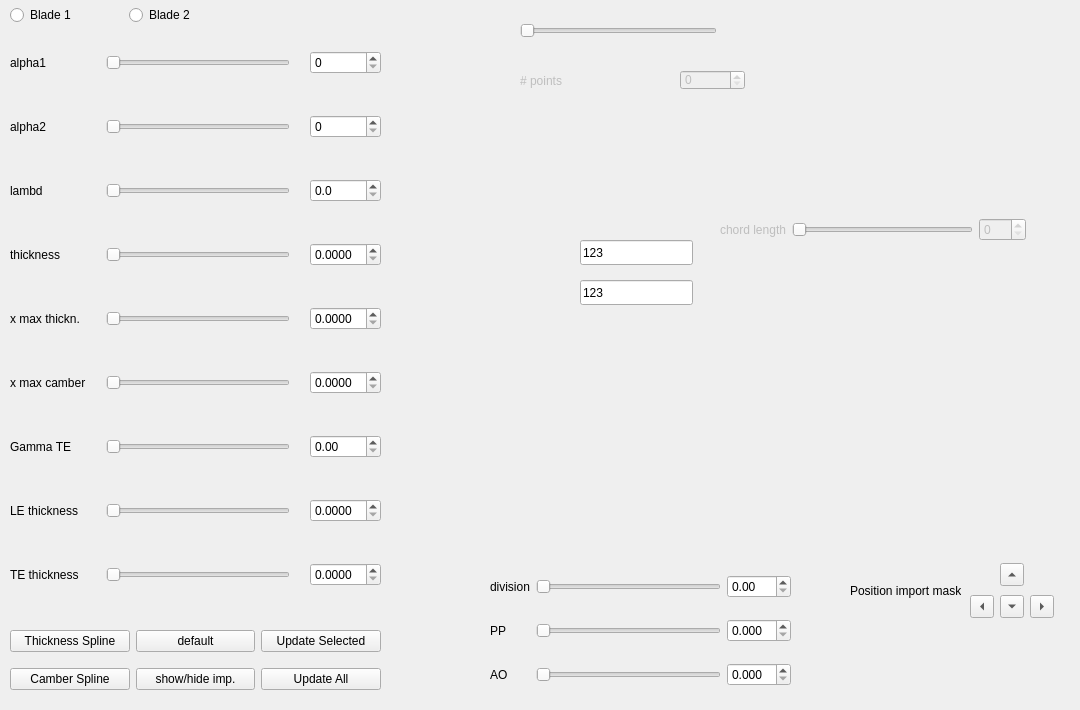
    <widget class="QWidget" name="tab_bladedesign">
     <attribute name="title">
      <string>Tab 1</string>
     </attribute>
     <widget class="QWidget" name="horizontalLayoutWidget_2">
      <property name="geometry">
       <rect>
        <x>10</x>
        <y>0</y>
        <width>232</width>
        <height>31</height>
       </rect>
      </property>
      <layout class="QHBoxLayout" name="horizontalLayout_3">
       <item>
        <widget class="QRadioButton" name="radio_blade1">
         <property name="text">
          <string>Blade 1</string>
         </property>
        </widget>
       </item>
       <item>
        <widget class="QRadioButton" name="radio_blade2">
         <property name="text">
          <string>Blade 2</string>
         </property>
        </widget>
       </item>
      </layout>
     </widget>
     <widget class="QWidget" name="gridLayoutWidget">
      <property name="geometry">
       <rect>
        <x>10</x>
        <y>40</y>
        <width>371</width>
        <height>562</height>
       </rect>
      </property>
      <layout class="QGridLayout" name="gridLayout_2">
       <property name="horizontalSpacing">
        <number>20</number>
       </property>
       <property name="verticalSpacing">
        <number>30</number>
       </property>
       <item row="0" column="2">
        <widget class="QDoubleSpinBox" name="val_alpha1">
         <property name="enabled">
          <bool>true</bool>
         </property>
         <property name="decimals">
          <number>0</number>
         </property>
         <property name="singleStep">
          <double>0.000000000000000</double>
         </property>
        </widget>
       </item>
       <item row="3" column="2">
        <widget class="QDoubleSpinBox" name="val_th">
         <property name="enabled">
          <bool>true</bool>
         </property>
         <property name="decimals">
          <number>4</number>
         </property>
         <property name="singleStep">
          <double>0.000000000000000</double>
         </property>
        </widget>
       </item>
       <item row="0" column="0">
        <widget class="QLabel" name="label">
         <property name="text">
          <string>alpha1</string>
         </property>
        </widget>
       </item>
       <item row="5" column="0">
        <widget class="QLabel" name="label_7">
         <property name="text">
          <string>x max camber</string>
         </property>
        </widget>
       </item>
       <item row="2" column="0">
        <widget class="QLabel" name="label_4">
         <property name="text">
          <string>lambd</string>
         </property>
        </widget>
       </item>
       <item row="3" column="0">
        <widget class="QLabel" name="label_5">
         <property name="text">
          <string>thickness</string>
         </property>
        </widget>
       </item>
       <item row="4" column="1">
        <widget class="QSlider" name="slider_xmax_th">
         <property name="orientation">
          <enum>Qt::Horizontal</enum>
         </property>
        </widget>
       </item>
       <item row="8" column="0">
        <widget class="QLabel" name="label_10">
         <property name="text">
          <string>TE thickness</string>
         </property>
        </widget>
       </item>
       <item row="7" column="2">
        <widget class="QDoubleSpinBox" name="val_thle">
         <property name="enabled">
          <bool>true</bool>
         </property>
         <property name="decimals">
          <number>4</number>
         </property>
         <property name="singleStep">
          <double>0.000000000000000</double>
         </property>
        </widget>
       </item>
       <item row="3" column="1">
        <widget class="QSlider" name="slider_th">
         <property name="orientation">
          <enum>Qt::Horizontal</enum>
         </property>
        </widget>
       </item>
       <item row="5" column="2">
        <widget class="QDoubleSpinBox" name="val_xmax_camber">
         <property name="enabled">
          <bool>true</bool>
         </property>
         <property name="decimals">
          <number>4</number>
         </property>
         <property name="singleStep">
          <double>0.000000000000000</double>
         </property>
        </widget>
       </item>
       <item row="4" column="2">
        <widget class="QDoubleSpinBox" name="val_xmax_th">
         <property name="enabled">
          <bool>true</bool>
         </property>
         <property name="decimals">
          <number>4</number>
         </property>
         <property name="singleStep">
          <double>0.000000000000000</double>
         </property>
        </widget>
       </item>
       <item row="7" column="0">
        <widget class="QLabel" name="label_9">
         <property name="text">
          <string>LE thickness</string>
         </property>
        </widget>
       </item>
       <item row="7" column="1">
        <widget class="QSlider" name="slider_thle">
         <property name="orientation">
          <enum>Qt::Horizontal</enum>
         </property>
        </widget>
       </item>
       <item row="2" column="2">
        <widget class="QDoubleSpinBox" name="val_lambd">
         <property name="enabled">
          <bool>true</bool>
         </property>
         <property name="decimals">
          <number>1</number>
         </property>
         <property name="singleStep">
          <double>0.000000000000000</double>
         </property>
        </widget>
       </item>
       <item row="1" column="2">
        <widget class="QDoubleSpinBox" name="val_alpha2">
         <property name="enabled">
          <bool>true</bool>
         </property>
         <property name="decimals">
          <number>0</number>
         </property>
         <property name="singleStep">
          <double>0.000000000000000</double>
         </property>
        </widget>
       </item>
       <item row="2" column="1">
        <widget class="QSlider" name="slider_lambd">
         <property name="orientation">
          <enum>Qt::Horizontal</enum>
         </property>
        </widget>
       </item>
       <item row="8" column="1">
        <widget class="QSlider" name="slider_thte">
         <property name="orientation">
          <enum>Qt::Horizontal</enum>
         </property>
        </widget>
       </item>
       <item row="4" column="0">
        <widget class="QLabel" name="label_6">
         <property name="text">
          <string>x max thickn.</string>
         </property>
        </widget>
       </item>
       <item row="0" column="1">
        <widget class="QSlider" name="slider_alpha1">
         <property name="orientation">
          <enum>Qt::Horizontal</enum>
         </property>
        </widget>
       </item>
       <item row="5" column="1">
        <widget class="QSlider" name="slider_xmax_camber">
         <property name="orientation">
          <enum>Qt::Horizontal</enum>
         </property>
        </widget>
       </item>
       <item row="1" column="1">
        <widget class="QSlider" name="slider_alpha2">
         <property name="orientation">
          <enum>Qt::Horizontal</enum>
         </property>
        </widget>
       </item>
       <item row="8" column="2">
        <widget class="QDoubleSpinBox" name="val_thte">
         <property name="enabled">
          <bool>true</bool>
         </property>
         <property name="decimals">
          <number>4</number>
         </property>
         <property name="singleStep">
          <double>0.000000000000000</double>
         </property>
        </widget>
       </item>
       <item row="1" column="0">
        <widget class="QLabel" name="label_3">
         <property name="text">
          <string>alpha2</string>
         </property>
        </widget>
       </item>
       <item row="6" column="0">
        <widget class="QLabel" name="label_19">
         <property name="text">
          <string>Gamma TE</string>
         </property>
        </widget>
       </item>
       <item row="6" column="1">
        <widget class="QSlider" name="slider_gamma_te">
         <property name="orientation">
          <enum>Qt::Horizontal</enum>
         </property>
        </widget>
       </item>
       <item row="6" column="2">
        <widget class="QDoubleSpinBox" name="val_gamma_te">
         <property name="enabled">
          <bool>true</bool>
         </property>
         <property name="decimals">
          <number>2</number>
         </property>
         <property name="singleStep">
          <double>0.000000000000000</double>
         </property>
        </widget>
       </item>
      </layout>
     </widget>
     <widget class="QWidget" name="layoutWidget_2">
      <property name="geometry">
       <rect>
        <x>970</x>
        <y>560</y>
        <width>86</width>
        <height>61</height>
       </rect>
      </property>
      <layout class="QGridLayout" name="gridP2_3">
       <item row="1" column="2">
        <widget class="QToolButton" name="btn_in_right">
         <property name="text">
          <string/>
         </property>
         <property name="arrowType">
          <enum>Qt::RightArrow</enum>
         </property>
        </widget>
       </item>
       <item row="0" column="1">
        <widget class="QToolButton" name="btn_in_up">
         <property name="text">
          <string/>
         </property>
         <property name="arrowType">
          <enum>Qt::UpArrow</enum>
         </property>
        </widget>
       </item>
       <item row="1" column="0">
        <widget class="QToolButton" name="btn_in_left">
         <property name="text">
          <string/>
         </property>
         <property name="arrowType">
          <enum>Qt::LeftArrow</enum>
         </property>
        </widget>
       </item>
       <item row="1" column="1">
        <widget class="QToolButton" name="btn_in_down">
         <property name="text">
          <string/>
         </property>
         <property name="arrowType">
          <enum>Qt::DownArrow</enum>
         </property>
        </widget>
       </item>
      </layout>
     </widget>
     <widget class="QLabel" name="label_pos_in">
      <property name="geometry">
       <rect>
        <x>850</x>
        <y>570</y>
        <width>111</width>
        <height>41</height>
       </rect>
      </property>
      <property name="text">
       <string>Position import mask</string>
      </property>
     </widget>
     <widget class="QWidget" name="gridLayoutWidget_3">
      <property name="geometry">
       <rect>
        <x>10</x>
        <y>620</y>
        <width>371</width>
        <height>80</height>
       </rect>
      </property>
      <layout class="QGridLayout" name="gridLayout_3">
       <item row="0" column="1">
        <widget class="QPushButton" name="btn_default">
         <property name="text">
          <string>default</string>
         </property>
        </widget>
       </item>
       <item row="0" column="2">
        <widget class="QPushButton" name="btn_update_sel">
         <property name="text">
          <string>Update Selected</string>
         </property>
         <property name="shortcut">
          <string>Ctrl+Shift+R</string>
         </property>
        </widget>
       </item>
       <item row="0" column="0">
        <widget class="QPushButton" name="btn_spline_th">
         <property name="enabled">
          <bool>true</bool>
         </property>
         <property name="text">
          <string>Thickness Spline</string>
         </property>
        </widget>
       </item>
       <item row="1" column="0">
        <widget class="QPushButton" name="btn_spline_camber">
         <property name="text">
          <string>Camber Spline</string>
         </property>
        </widget>
       </item>
       <item row="1" column="2">
        <widget class="QPushButton" name="btn_update_all">
         <property name="text">
          <string>Update All</string>
         </property>
         <property name="shortcut">
          <string>Ctrl+R</string>
         </property>
        </widget>
       </item>
       <item row="1" column="1">
        <widget class="QPushButton" name="btn_hide_import">
         <property name="text">
          <string>show/hide imp.</string>
         </property>
        </widget>
       </item>
      </layout>
     </widget>
     <widget class="QWidget" name="fig_widget" native="true">
      <property name="geometry">
       <rect>
        <x>490</x>
        <y>0</y>
        <width>581</width>
        <height>551</height>
       </rect>
      </property>
      <widget class="QLineEdit" name="returned_values">
       <property name="geometry">
        <rect>
         <x>90</x>
         <y>240</y>
         <width>113</width>
         <height>25</height>
        </rect>
       </property>
       <property name="text">
        <string>123</string>
       </property>
      </widget>
      <widget class="QWidget" name="horizontalLayoutWidget">
       <property name="geometry">
        <rect>
         <x>230</x>
         <y>190</y>
         <width>306</width>
         <height>80</height>
        </rect>
       </property>
       <layout class="QHBoxLayout" name="horizontalLayout_2">
        <item>
         <widget class="QLabel" name="label_8">
          <property name="enabled">
           <bool>false</bool>
          </property>
          <property name="text">
           <string>chord length</string>
          </property>
         </widget>
        </item>
        <item>
         <widget class="QSlider" name="slider_lchord">
          <property name="enabled">
           <bool>false</bool>
          </property>
          <property name="orientation">
           <enum>Qt::Horizontal</enum>
          </property>
         </widget>
        </item>
        <item>
         <widget class="QDoubleSpinBox" name="val_lchord">
          <property name="enabled">
           <bool>false</bool>
          </property>
          <property name="decimals">
           <number>0</number>
          </property>
          <property name="singleStep">
           <double>0.000000000000000</double>
          </property>
         </widget>
        </item>
       </layout>
       <zorder>slider_lchord</zorder>
       <zorder>label_8</zorder>
       <zorder>val_lchord</zorder>
      </widget>
      <widget class="QLineEdit" name="returned_values_th">
       <property name="geometry">
        <rect>
         <x>90</x>
         <y>280</y>
         <width>113</width>
         <height>25</height>
        </rect>
       </property>
       <property name="text">
        <string>123</string>
       </property>
      </widget>
      <widget class="QLabel" name="label_11">
       <property name="enabled">
        <bool>false</bool>
       </property>
       <property name="geometry">
        <rect>
         <x>30</x>
         <y>70</y>
         <width>67</width>
         <height>22</height>
        </rect>
       </property>
       <property name="text">
        <string># points</string>
       </property>
      </widget>
      <widget class="QSlider" name="slider_npts">
       <property name="enabled">
        <bool>false</bool>
       </property>
       <property name="geometry">
        <rect>
         <x>30</x>
         <y>20</y>
         <width>197</width>
         <height>22</height>
        </rect>
       </property>
       <property name="orientation">
        <enum>Qt::Horizontal</enum>
       </property>
      </widget>
      <widget class="QDoubleSpinBox" name="val_npts">
       <property name="enabled">
        <bool>false</bool>
       </property>
       <property name="geometry">
        <rect>
         <x>190</x>
         <y>70</y>
         <width>65</width>
         <height>20</height>
        </rect>
       </property>
       <property name="decimals">
        <number>0</number>
       </property>
       <property name="singleStep">
        <double>0.000000000000000</double>
       </property>
      </widget>
     </widget>
     <widget class="QWidget" name="gridLayoutWidget_5">
      <property name="geometry">
       <rect>
        <x>490</x>
        <y>560</y>
        <width>301</width>
        <height>141</height>
       </rect>
      </property>
      <layout class="QGridLayout" name="gridLayout_4">
       <item row="1" column="2">
        <widget class="QDoubleSpinBox" name="val_PP">
         <property name="enabled">
          <bool>true</bool>
         </property>
         <property name="decimals">
          <number>3</number>
         </property>
         <property name="singleStep">
          <double>0.000000000000000</double>
         </property>
        </widget>
       </item>
       <item row="1" column="0">
        <widget class="QLabel" name="label_20">
         <property name="text">
          <string>PP</string>
         </property>
        </widget>
       </item>
       <item row="1" column="1">
        <widget class="QSlider" name="slider_PP">
         <property name="orientation">
          <enum>Qt::Horizontal</enum>
         </property>
        </widget>
       </item>
       <item row="0" column="2">
        <widget class="QDoubleSpinBox" name="val_dist_blades">
         <property name="enabled">
          <bool>true</bool>
         </property>
         <property name="decimals">
          <number>2</number>
         </property>
         <property name="singleStep">
          <double>0.000000000000000</double>
         </property>
        </widget>
       </item>
       <item row="0" column="0">
        <widget class="QLabel" name="label_12">
         <property name="text">
          <string>division</string>
         </property>
        </widget>
       </item>
       <item row="0" column="1">
        <widget class="QSlider" name="slider_dist_blades">
         <property name="orientation">
          <enum>Qt::Horizontal</enum>
         </property>
        </widget>
       </item>
       <item row="2" column="0">
        <widget class="QLabel" name="label_21">
         <property name="text">
          <string>AO</string>
         </property>
        </widget>
       </item>
       <item row="2" column="1">
        <widget class="QSlider" name="slider_AO">
         <property name="orientation">
          <enum>Qt::Horizontal</enum>
         </property>
        </widget>
       </item>
       <item row="2" column="2">
        <widget class="QDoubleSpinBox" name="val_AO">
         <property name="enabled">
          <bool>true</bool>
         </property>
         <property name="decimals">
          <number>3</number>
         </property>
         <property name="singleStep">
          <double>0.000000000000000</double>
         </property>
        </widget>
       </item>
      </layout>
     </widget>
    </widget>
